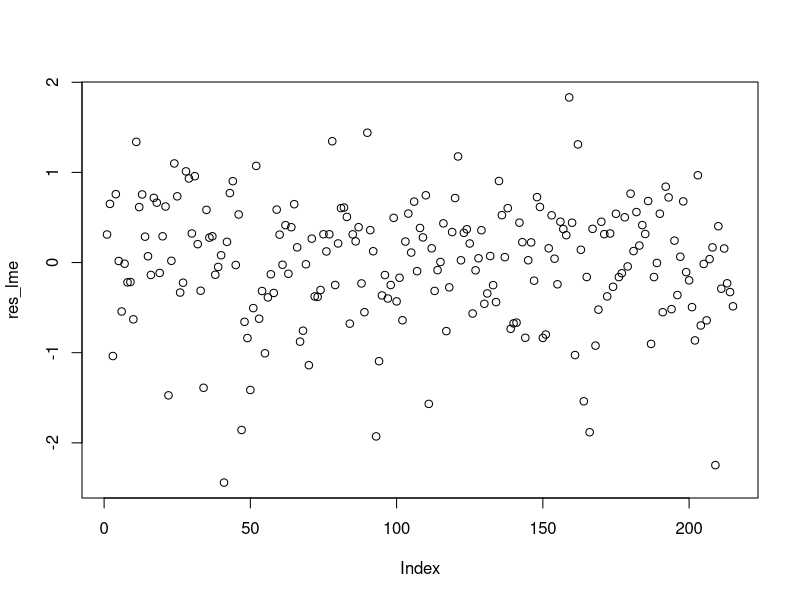
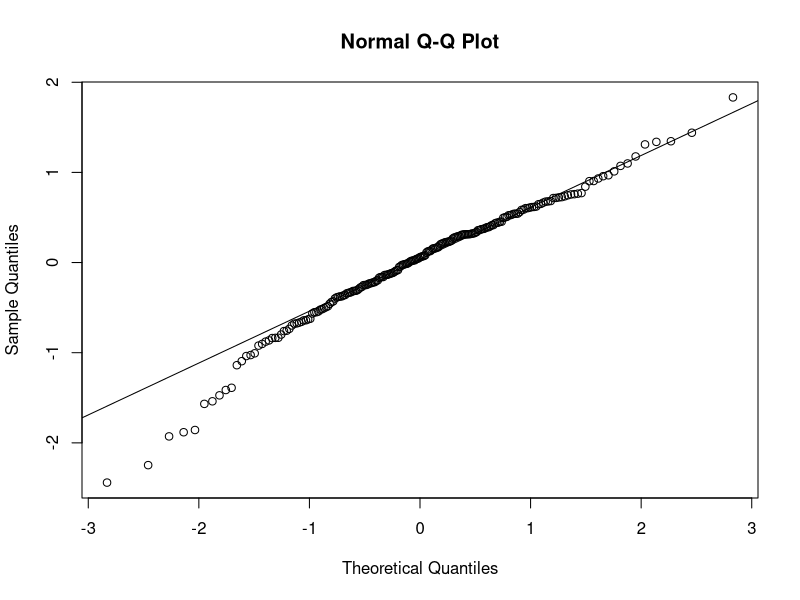
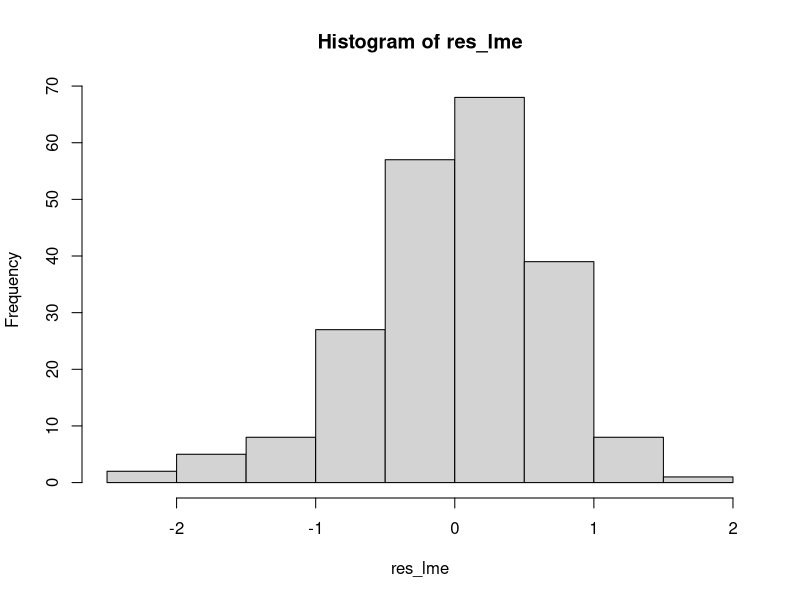

Source code (R) for these figures, in order: (Note: this script raises an error after producing the figures.)
################### Biomass  ###################
################################################
setwd("C:/Users/sibazin/Desktop/Simon/Doctorat/chapitre 5/article/Data")
#------------------------------------------------------- 
# This script is used to analyze community biomass data  

# 1) Full model
# 2) Macroinvertebrate
# 3) Zooplankton
# 4) Phytoplankton

#------------------------------------------------------- 
# Packages and data

# Packages
library(car)
library(lmerTest)
library(ggplot2)
library(plyr)

# Data
df_taxa<-read.table(file="df_taxa.csv",header=T,sep=";",dec=".")

# Rename
df_taxa$compartment <- factor(df_taxa$compartment, levels = c("inv", "zoo", "phyto"), 
                              labels = c("Invertebrate", "Zooplankton", "Phytoplankton"))

# Mesocosm_ID as character
df_taxa$mesocosm_ID<-as.character(df_taxa$mesocosm_ID)
# Mesocosm metadata
m<-aggregate(data=df_taxa, cbind(fish,warming) ~ mesocosm_ID + date + tmean15, unique)

# Biomass
b.full<-ddply(df_taxa, .(date,mesocosm_ID,fish,warming,compartment), summarise,
              C_mug_l = sum(C_mug_l),
              log.C_mug_l= log(sum(C_mug_l)),
              tmean15 = unique(tmean15))

b.full[b.full$compartment=="Invertebrate",]$log.C_mug_l<-b.full[b.full$compartment=="Invertebrate",]$log.C_mug_l-mean(b.full[b.full$compartment=="Invertebrate",]$log.C_mug_l)
b.full[b.full$compartment=="Zooplankton",]$log.C_mug_l<-b.full[b.full$compartment=="Zooplankton",]$log.C_mug_l-mean(b.full[b.full$compartment=="Zooplankton",]$log.C_mug_l)
b.full[b.full$compartment=="Phytoplankton",]$log.C_mug_l<-b.full[b.full$compartment=="Phytoplankton",]$log.C_mug_l-mean(b.full[b.full$compartment=="Phytoplankton",]$log.C_mug_l)


#------------------------------------------------------- 
# Full model

# Quadratic model
mod<-lmer(log(C_mug_l)~(tmean15+I(tmean15^2))*fish*warming*compartment+(1|date)+(1|mesocosm_ID),data=b.full,REML=F,
          control = lmerControl(optimizer ="Nelder_Mead"))
Anova(mod)
# Stepwise backward regression
step_res <- step(mod,alpha.random = 1)
final <- get_model(step_res)
Anova(final)
summary(final)
res_lme=residuals(final)
plot(res_lme)
qqnorm(res_lme,label=TRUE)
qqline(res_lme)
hist(res_lme)

#------------------------------------------------------- 
# MacroInvertebrate compartment

Invertebrate<-b.full[b.full$compartment=="Invertebrate",]

# Quadratic model
mod<-lmer(log(C_mug_l)~(tmean15+I(tmean15^2))*warming+(1|date)+(1|mesocosm_ID),data=Invertebrate,REML=F,
          control = lmerControl(optimizer ="Nelder_Mead"))
Anova(mod)
# Stepwise backward regression
step_res <- step(mod,alpha.random = 1)
final.inv <- get_model(step_res)
Anova(final.inv)
summary(final.inv)
res_lme=residuals(final.inv)
plot(res_lme)
qqnorm(res_lme,label=TRUE)
qqline(res_lme)
hist(res_lme)


#------------------------------------------------------- 
# Zooplankton compartment

Zooplankton<-b.full[b.full$compartment=="Zooplankton",]

# Quadratic model
mod<-lmer(log(C_mug_l)~(tmean15+I(tmean15^2))*warming+(1|date)+(1|mesocosm_ID),data=Zooplankton,REML=F,
          control = lmerControl(optimizer ="Nelder_Mead"))
Anova(mod)
# Stepwise backward regression
step_res <- step(mod,alpha.random = 1)
final.zoo <- get_model(step_res)
Anova(final.zoo)
summary(final.zoo)
res_lme=residuals(final.zoo)
plot(res_lme)
qqnorm(res_lme,label=TRUE)
qqline(res_lme)
hist(res_lme)


#------------------------------------------------------- 
# Phytoplankton compartment

Phytoplankton<-b.full[b.full$compartment=="Phytoplankton",]

# Quadratic model
mod<-lmer(log(C_mug_l)~(tmean15+I(tmean15^2))*warming+(1|date)+(1|mesocosm_ID),data=Phytoplankton,REML=F,
          control = lmerControl(optimizer ="Nelder_Mead"))
Anova(mod)
summary(mod)
# Stepwise
step_res <- step(mod,alpha.random = 1)
final.phyto <- get_model(step_res)
Anova(final.phyto)
summary(final.phyto)
res_lme=residuals(final.phyto)
plot(res_lme)
qqnorm(res_lme,label=TRUE)
qqline(res_lme)
hist(res_lme)



# Mean and CI for plot
df_plot<-ddply(b.full, .(compartment,date,warming), summarise,
               m.C_mug_l            = mean(log(C_mug_l),na.rm=T),
               CI.C_mug_l          = 1.96*sd(log(C_mug_l), na.rm=TRUE)/sqrt(length(na.omit(log(C_mug_l)))),
               tmean15            = mean(tmean15))

# Predict from final model
b.pred<-b.full
b.pred$pred<-NA
b.pred[b.pred$compartment=="Invertebrate",]$pred<-predict(final.inv,newdata=b.pred[b.pred$compartment=="Invertebrate",])
b.pred[b.pred$compartment=="Zooplankton",]$pred<-predict(final.zoo,newdata=b.pred[b.pred$compartment=="Zooplankton",])
b.pred[b.pred$compartment=="Phytoplankton",]$pred<-predict(final.phyto,newdata=b.pred[b.pred$compartment=="Phytoplankton",])


# Plot predict quadratic model
ggplot(b.full,aes(x=tmean15,y=log(C_mug_l),color=warming))+
  geom_jitter(width = 0.15,shape=1)+
  geom_pointrange(data=df_plot,aes(y=m.C_mug_l,ymin=m.C_mug_l-CI.C_mug_l,ymax=m.C_mug_l+CI.C_mug_l))+
  theme_classic()+
  stat_smooth(data=b.pred[-c(which(b.pred$compartment=="Invertebrate"),which(b.pred$compartment=="Phytoplankton" & b.pred$warming=="NW")),]
              ,aes(x=tmean15,y=pred),method = lm, formula = y ~ poly(x, 2, raw = TRUE),se=F)+
  facet_wrap(~factor(compartment,levels=c("Invertebrate","Zooplankton","Phytoplankton")),scales="free")+
  labs(y=expression(Log~(biomass~(µg~C.L^-1))),
       x=bquote(paste(italic(T[15])," (\u00B0C)")),
       fill="Temperature")+
  theme(legend.position = "none")+
  scale_color_manual(values = c("black","red"))+
  theme(axis.text = element_text(size=11,color="black"),
        axis.title = element_text(size=12,color="black"),
        legend.title = element_text(size=12,color="black"),
        legend.text = element_text(size=11,color="black"),
        strip.text.x = element_text(size=10, color="black",
                                    face="bold"),
        legend.position="none")
